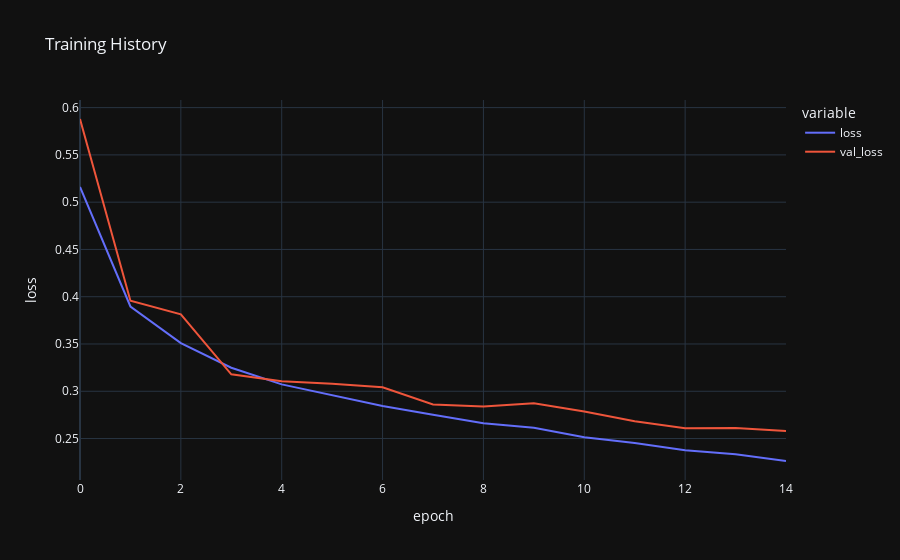

Here is the notebook cell this chart was saved with:
### Markdown cell above
Evaluate training history

### Code cell
fig = px.line(
    history.history, y=['loss', 'val_loss'],
    labels={'index': 'epoch', 'value': 'loss'}, 
    title='Training History')
fig.show()

### Figure 1 — Plotly figure (JSON) as saved in the notebook; plotly's stock layout.template omitted (floating-point values rounded to 4 significant figures)
{"data": [{"hovertemplate": "variable=loss<br>epoch=%{x}<br>loss=%{y}<extra></extra>", "legendgroup": "loss", "line": {"color": "#636efa", "dash": "solid"}, "marker": {"symbol": "circle"}, "mode": "lines", "name": "loss", "orientation": "v", "showlegend": true, "x": [0, 1, 2, 3, 4, 5, 6, 7, 8, 9, 10, 11, 12, 13, 14], "xaxis": "x", "y": [0.516, 0.3897, 0.3509, 0.3249, 0.3073, 0.296, 0.2844, 0.2751, 0.2663, 0.2614, 0.2513, 0.2453, 0.2376, 0.2333, 0.2263], "yaxis": "y", "type": "scatter"}, {"hovertemplate": "variable=val_loss<br>epoch=%{x}<br>loss=%{y}<extra></extra>", "legendgroup": "val_loss", "line": {"color": "#EF553B", "dash": "solid"}, "marker": {"symbol": "circle"}, "mode": "lines", "name": "val_loss", "orientation": "v", "showlegend": true, "x": [0, 1, 2, 3, 4, 5, 6, 7, 8, 9, 10, 11, 12, 13, 14], "xaxis": "x", "y": [0.588, 0.3957, 0.3814, 0.318, 0.3106, 0.3079, 0.3043, 0.286, 0.2838, 0.2872, 0.2785, 0.2683, 0.2608, 0.2613, 0.258], "yaxis": "y", "type": "scatter"}], "layout": {"xaxis": {"anchor": "y", "domain": [0.0, 1.0], "title": {"text": "epoch"}}, "yaxis": {"anchor": "x", "domain": [0.0, 1.0], "title": {"text": "loss"}}, "legend": {"title": {"text": "variable"}, "tracegroupgap": 0}, "title": {"text": "Training History"}}}
